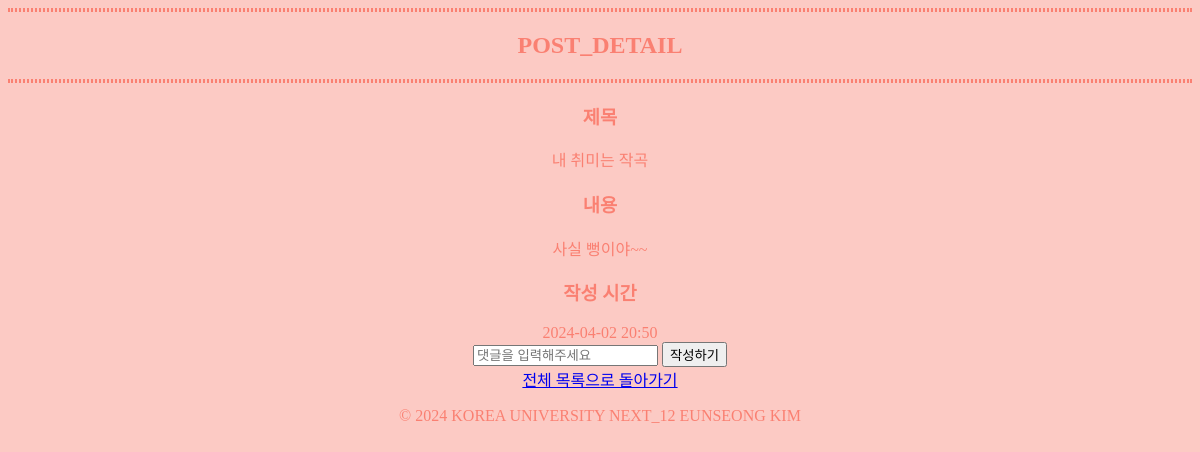
Page /detail/1/ on the committed database.
### blogApp/models.py (models this page shows, shortened)
class Article(models.Model):
    title = models.CharField(max_length=200)
    content = models.TextField()
    created_at = models.DateTimeField(auto_now_add=True)
    category = models.CharField(max_length=50, choices=CATEGORY_CHOICES, default='hobby')
    objects = ArticleManager()

### blogApp/views.py (the view, shortened to what this page needs)
# urls.py: path('detail/<int:article_id>/', views.detail, name='detail'),
def detail(request, article_id):
    article = Article.objects.get(id=article_id)
    return render(request, 'detail.html', {'article': article})

### blogApp/templates/detail.html (shortened to what this page needs)
{% extends 'base.html' %} {% block css %} {% load static %}
<link rel="stylesheet" type="text/css" href="{% static 'detail.css' %}" />
{% endblock %} {% block content %}
<hr/>
        <h2>POST_DETAIL</h2>
<hr/>
        <div>
            <h3>제목</h3>
            <div>{{ article.title }}</div>
        </div>
        <div>
            <h3>내용</h3>
            <div>{{ article.content }}</div>
        </div>
        <div>
            <h3>작성 시간</h3>
            <div>{{ article.created_at|date:"Y-m-d H:i" }}</div>
        </div>
        <form method="POST">
            <input type="text" name="content" placeholder="댓글을 입력해주세요" />
            <button type="submit">작성하기</button>
        </form>
        <a href="{% url 'list' %}">전체 목록으로 돌아가기</a>
{% endblock %}

### blogApp/static/base.css (style rules this page uses)
body { color: salmon; text-align: center; background-color: rgba(250, 128, 114, 0.411); }
hr { border: 2px dotted salmon; }

### rows in the picture
Article: title "내 취미는 작곡", content "사실 뻥이야~~", created_at "2024-04-02 20:50"
